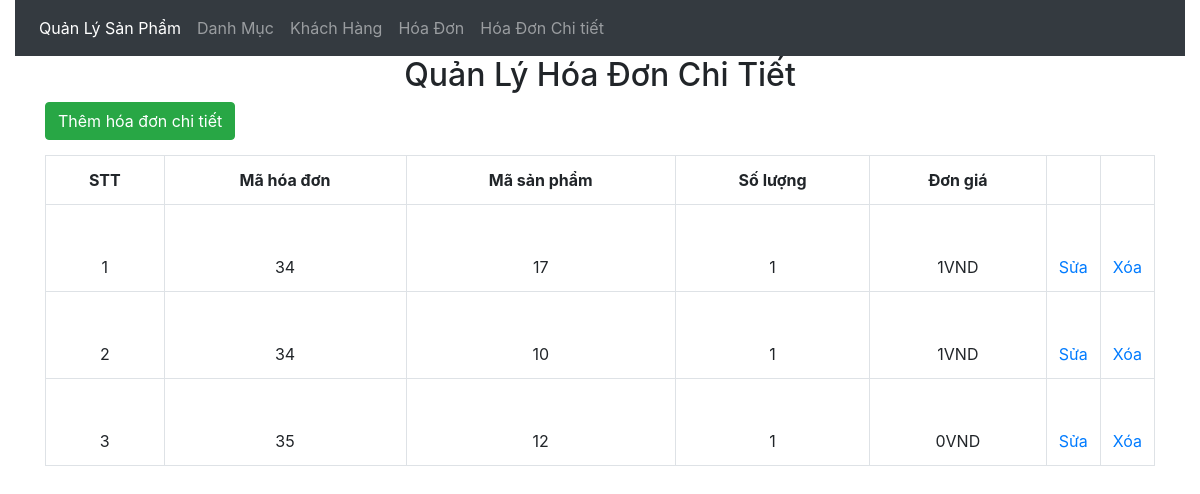
Page /admin/hoadonchitiet/index.php on the committed database.
### tables this page shows
CREATE TABLE `hoadonchitiet` (
  `maHD` int(11) NOT NULL,
  `maSP` int(11) NOT NULL,
  `soLuong` int(11) NOT NULL,
  `donGia` int(11) NOT NULL
);

### admin/hoadonchitiet/index.php (the view, shortened to what this page needs)
<!DOCTYPE html>
<html lang="en">
<head>
    <link rel="stylesheet" href="https://maxcdn.bootstrapcdn.com/bootstrap/4.4.1/css/bootstrap.min.css">
</head>
<body>
    <?php
        require 'database.php';
        $sql="SELECT * FROM hoadonchitiet";
        $result=$db->query($sql);
    ?>
        <div class="nav">
            <div class="container-fluid">
                <nav class="navbar navbar-expand-md bg-dark navbar-dark">
                    <div class="collapse navbar-collapse justify-content-between" id="navbarCollapse">
                        <div class="navbar-nav mr-auto">
                            <a href="../index.php" class="nav-item nav-link active">Quản Lý Sản Phẩm</a>
                            <a href="../danhmuc/index.php" class="nav-item nav-link">Danh Mục</a>
                            <a href="../khachhang/index.php" class="nav-item nav-link">Khách Hàng</a>
                            <a href="../hoadon/index.php" class="nav-item nav-link">Hóa Đơn</a>
                            <a href="../hoadonchitiet/index.php" class="nav-item nav-link">Hóa Đơn Chi tiết</a>
                        </div>
                    </div>
                </nav>
            </div>
        </div>
        <div class="container">
            <div class="panel panel-primary">
                <div class="panel-heading">
                    <h2 class="text-center">Quản Lý Hóa Đơn Chi Tiết</h2>
                </div>
                <div class="panel-body">
                    <a href="add.php">
                        <button class="btn btn-success" style="margin-bottom: 15px;">Thêm hóa đơn chi tiết</button>
                    </a>
                    <table class="table table-bordered table-hover" style="text-align: center;">
                            <tr>
                            <th>STT</th>
                            <th>Mã hóa đơn</th>
                            <th>Mã sản phẩm </th>
                            <th>Số lượng</th>
                            <th>Đơn giá</th>
                            <th width="50px"></th>
                            <th width="50px"></th>
                            </tr>
                            <?php
                            $stt=0;
                                    while ($rs=$result->fetch()){
                                        $stt++;
                            ?>
                            <tr>
                                <td style="padding-top: 50px;"><?php echo $stt ?></td>
                                <td style="padding-top: 50px;"><?php echo $rs['maHD'] ?></td>
                                <td style="padding-top: 50px;"><?php echo $rs['maSP'] ?></td>
                                <td style="padding-top: 50px;"><?php echo $rs['soLuong'] ?></td>
                                <td style="padding-top: 50px;"><?=number_format($rs['donGia'], 0, '', '.')?>VND</td>
                                <td style="padding-top: 50px;"><a href="edit.php?id=<?php echo $rs['maHD'] ?>">Sửa</a></td>
                                <td style="padding-top: 50px;"> <a onclick="return confirm('Bạn có chắc muốn xóa?')" href="delete.php?id=<?php echo $rs['maHD']?>">Xóa</a></td>
                            </tr>
                            <?php }?>
                    </table>
                </div>
            </div>
        </div>
</body>
</html>

### rows in the picture
hoadonchitiet: maHD "34", maSP "17", soLuong "1", donGia "1"
hoadonchitiet: maHD "34", maSP "10", soLuong "1", donGia "1"
hoadonchitiet: maHD "35", maSP "12", soLuong "1", donGia "0"
